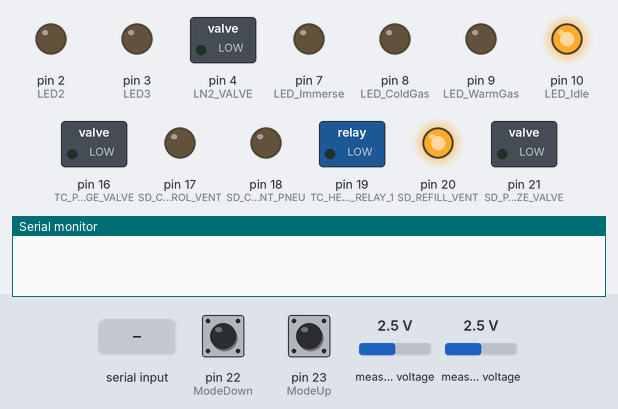
Bench run of a sketch on a simulated Arduino Mega 2560, built with avr-gcc and run on an emulated ATmega2560. Shown: switched loads named in the sketch (green lamp = pin HIGH), output pins drawn as LEDs (lit = HIGH), the last lines printed to the serial monitor. The inputs (shaded band) are chosen by the test bench; at power-on: pin 22 (ModeDown) HIGH, pin 23 (ModeUp) HIGH, measured voltage 2.5 V. Pins used as bus, display or sensor lines are not drawn.

Above: at 2.7 s.
2.8 s: "0" received over Serial
At 6.5 s:
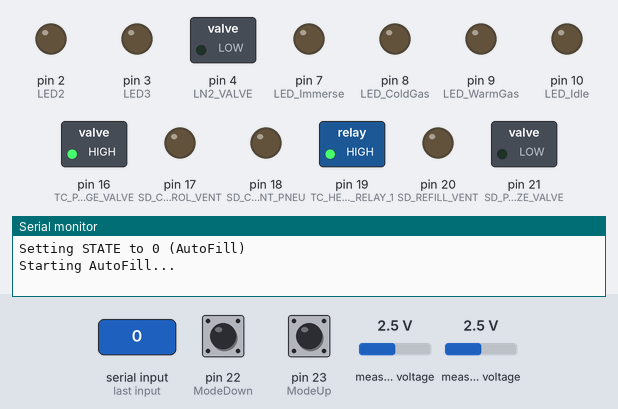
6.7 s: byte 97 ('a') received over Serial
At 9.8 s:
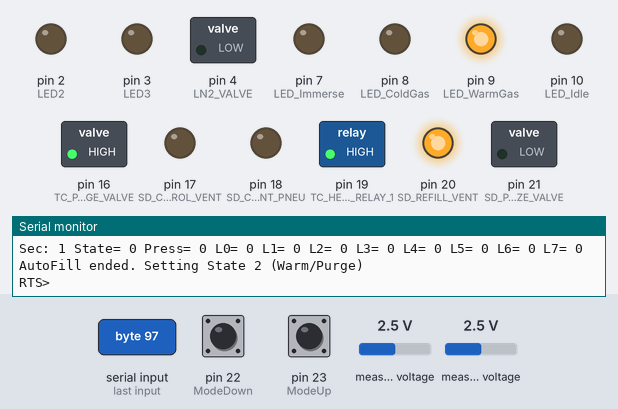
10.6 s: "1" received over Serial
At 11.5 s:
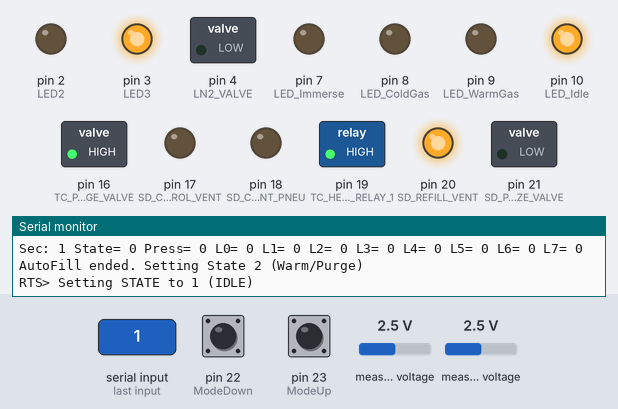
14.5 s: byte 119 ('w') received over Serial
At 15.6 s:
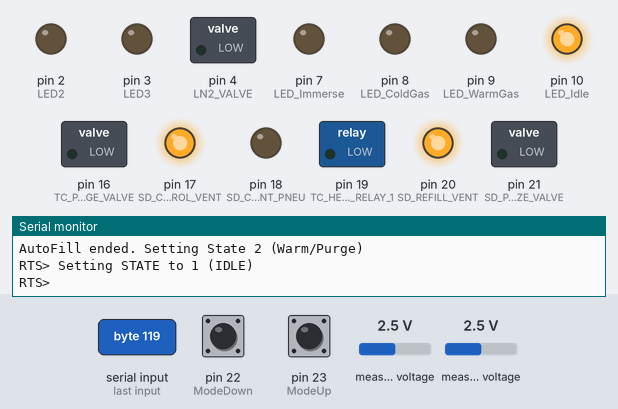
18.0 s: byte 101 ('e') received over Serial
At 19.3 s:
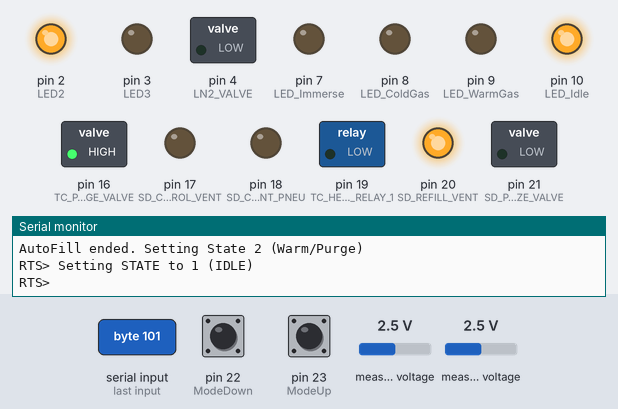
21.5 s: byte 114 ('r') received over Serial
At 22.8 s:
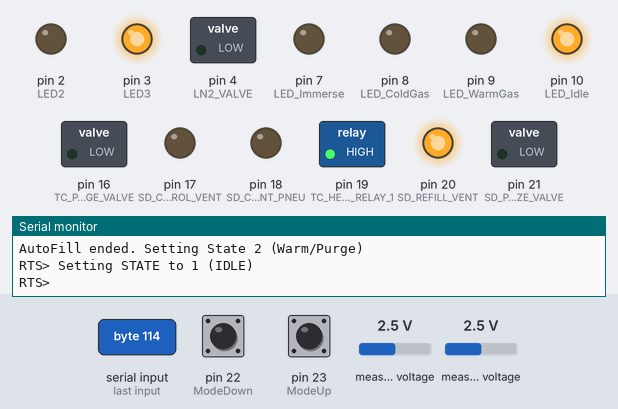
Timing chart, 0 to 26.0 s (numbered marks = the images above; inputs shaded):
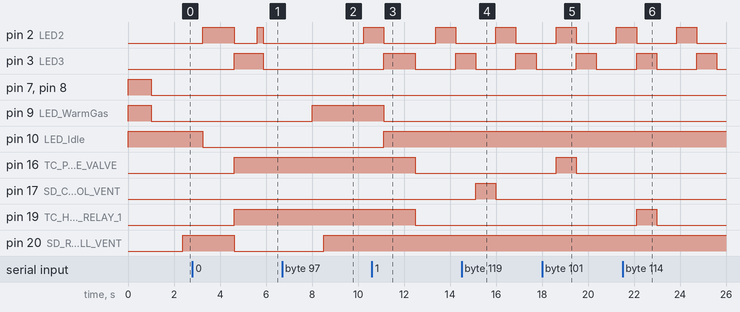

The sketch:

MSU-RTS-2024-08-22.ino
```cpp
// MSU-RTS version 0.5
// 2024-0-21 Dean Shooltz MSU

#if defined(WIRING) && WIRING >= 100
  #include <Wiring.h>
#elif defined(ARDUINO) && ARDUINO >= 100
  #include <Arduino.h>
#else
  #include <WProgram.h>
#endif

#include <Wire.h>
//#include <Adafruit_ADS1015.h>
#include <Adafruit_ADS1X15.h>
#include <TimerOne.h>


// Constants for Teensy pin assignments
const int SYSTEM_ENABLE_RELAY = 0;
const int LED1 = 1;
const int LED2 = 2;
const int LED3 = 3;
const int LN2_VALVE = 4;
//        SCL = 5
//        SDA = 6
const int LED_Immerse = 7;
const int LED_ColdGas = 8;
const int LED_WarmGas = 9;
const int LED_Idle = 10;
const int LCD_Blue = 11;
const int LCD_Green = 12;
const int MuxA = 13;
const int MuxB = 14;
const int MuxC = 15;
const int TC_PURGE_VALVE = 16;
const int SD_CONTROL_VENT_PNEU = 18;
const int SD_CONTROL_VENT = 17;
const int TC_HEAT_RELAY_1 = 19;
const int SD_REFILL_VENT = 20;
const int SD_PRESSURIZE_VALVE = 21;
const int ModeDown = 22;
const int ModeUp = 23;
const int Relay6 = 24;

int inByte = 0;        // incoming serial byte
int Mons = 0;          // Flag for streaming monitoring of input values
int TC_Level = 0;      // Comes from L1-L5
int LevelSensor[8];
int LevelStatus[8];
int Pressure = 0;      // read from ADC from analog sensor
int STATE = 1;
int PressureADC;
int SD_Level;
int Err_Code = 0;      // start with no Error Code set
int P_Limit_1 = 31500;   // If pressure above this limit, close the SD pressurization valve
int k = 1;             // general purpose, used for blinking LED1, LED2, LED3
int16_t adc0;          // Force to be unsigned 16 bit integer
Adafruit_ADS1115 ads;  // Use this for the 16-bit version

void setup()
{
    Serial.begin(19200);

    // Set the relay ports to OUTPUT
    pinMode(SYSTEM_ENABLE_RELAY,OUTPUT);
    pinMode(SD_PRESSURIZE_VALVE,OUTPUT);
    pinMode(SD_CONTROL_VENT,OUTPUT);
    pinMode(TC_PURGE_VALVE,OUTPUT);
    pinMode(TC_HEAT_RELAY_1,OUTPUT);
    pinMode(SD_CONTROL_VENT_PNEU,OUTPUT);
    pinMode(LN2_VALVE,OUTPUT);
    pinMode(SD_REFILL_VENT,OUTPUT);

    // Set the display panel LEDs to OUTPUT
    pinMode(LED_Idle,OUTPUT);
    pinMode(LED_WarmGas,OUTPUT);
    pinMode(LED_ColdGas,OUTPUT);
    pinMode(LED_Immerse,OUTPUT);

    // Set the extra LED outputs to OUTPUT
    pinMode(LED1,OUTPUT);
    pinMode(LED2,OUTPUT);
    pinMode(LED3,OUTPUT);

    // Set the Multiplexer control ports to OUTPUT
    pinMode(MuxA,OUTPUT);
    pinMode(MuxB,OUTPUT);
    pinMode(MuxC,OUTPUT);

    // Set the LCD backlight ports to OUTPUT
    pinMode(LCD_Green,OUTPUT);
    pinMode(LCD_Blue,OUTPUT);

    // Set the mode control switch ports to INPUT
    pinMode(ModeUp, INPUT_PULLUP);
    pinMode(ModeDown, INPUT_PULLUP);

    digitalWrite (LED_Idle,HIGH);
    digitalWrite (LED_WarmGas,HIGH);
    digitalWrite (LED_ColdGas,HIGH);
    digitalWrite (LED_Immerse,HIGH);
    digitalWrite (LED1,LOW);
    digitalWrite (LED2,LOW);
    digitalWrite (LED3,LOW);

    digitalWrite (MuxA,LOW);
    digitalWrite (MuxB,LOW);
    digitalWrite (MuxC,LOW);

    ads.setGain(GAIN_ONE);        // 1x gain   +/- 4.096V  1 bit =  0.125mV
    ads.begin();

    Enable_System();
    SD_Control_Vent_Open();
    delay(1000);
    SetState(1);
}

void loop(){
  if (Serial.available() > 0) {
    inByte = Serial.read();
    if (inByte == '0'){Serial.println("Setting STATE to 0 (AutoFill)");SetState(0);}
    else if (inByte == '1'){Serial.println("Setting STATE to 1 (IDLE)");SetState(1);ShowPrompt();}
    else if (inByte == '2'){Serial.println("Setting STATE to 2 (TC Warming)");SetState(2);ShowPrompt();}
    else if (inByte == '3'){Serial.println("Setting STATE to 3 (TC LN2 Puddle)");SetState(3);ShowPrompt();}
    else if (inByte == '4'){Serial.println("Setting STATE to 4 (TC LN2 Immersion)");SetState(4);ShowPrompt();}
    else if (inByte == '5'){Serial.println("Setting STATE to 5 (Diags- Take no actions)");SetState(5);ShowPrompt();}
    else if (inByte == 'm'){Serial.println();ShowVals();ShowPrompt();}
    else if (inByte == 'p') {Mons = 0;ShowPrompt();}
    else if (inByte == 'P') {Serial.println();Mons = 1;}
    else if (inByte == 'q') SD_Pressurize_On();
    else if (inByte == 'a') SD_Pressurize_Off();
    else if (inByte == 'w') SD_Control_Vent_Close();
    else if (inByte == 's') SD_Control_Vent_Open();
    else if (inByte == 'e') TC_Purge_On();
    else if (inByte == 'd') TC_Purge_Off();
    else if (inByte == 'r') Chamber_Heat_On();
    else if (inByte == 'f') Chamber_Heat_Off();
    else if (inByte == 't') SD_LN2_On();
    else if (inByte == 'g') SD_LN2_Off();
    else if (inByte == 'y') SD_Refill_Vent_Close();
    else if (inByte == 'h') SD_Refill_Vent_Open();
    else if (inByte == 'u') Enable_System();
    else if (inByte == 'j') Disable_System();
    else if (inByte == '?'){
      Serial.println();
      Serial.println("RTS prototype 2024-08-27 10 pm");
      Serial.println("0: AutoFill (any key to abort)");
      Serial.println("1: Idle");
      Serial.println("2: TC Warming");
      Serial.println("3: TC LN2 Puddle");
      Serial.println("4: TC LN2 immersion");
      Serial.println("5: Diags- verbose, take no actions");
      Serial.println("m: Report sensor values");
      Serial.println("P/p: Toggle continuous report sensor values (any key to quit)");
      ShowPrompt();
      }
    } // end of serial.available command processor

Read_Level_Sensors();  // sets TC_Level and can set STATE = 0 and Err_Code if there is a fault
Get_SD_Pressure(); // sets Pressure
if (Pressure > P_Limit_1) {SD_Pressurize_Off();Serial.println("SD: above P_Limit_1");delay(2000);}

if (Mons == 1) ShowVals();

if (k == 1) {digitalWrite (LED1,HIGH); digitalWrite (LED3,LOW);}
if (k == 2) {digitalWrite (LED2,HIGH); digitalWrite (LED1,LOW);}
if (k == 3) {digitalWrite (LED3,HIGH); digitalWrite (LED2,LOW); k = 0;}
k++;

if (STATE == 0){
  AutoFill();
}

if (STATE == 1){ // IDLE
  SD_Pressurize_Off();
  SD_Control_Vent_Open();
  TC_Purge_Off();
  Chamber_Heat_Off();
  SD_LN2_Off();
  if (TC_Level == 0) SD_Refill_Vent_Close();
  else SD_Refill_Vent_Open();

  if (digitalRead(ModeUp)==LOW) {SetState(2);delay(500);}
  else if (digitalRead(ModeDown)==LOW) {SetState(0);delay(500);}
}

else if (STATE == 2){ //Chamber  Warming
  SD_Pressurize_Off();
  SD_Control_Vent_Open();
  TC_Purge_On();
  Chamber_Heat_On();
  SD_LN2_Off();
  if (TC_Level == 0) SD_Refill_Vent_Close();
  else SD_Refill_Vent_Open();

  if (digitalRead(ModeUp)==LOW) {SetState(3);delay(500);}
  else if (digitalRead(ModeDown)==LOW) {SetState(1);delay(500);}
}

else if (STATE == 3){ // Low LN2 in TC
  TC_Purge_Off();
  Chamber_Heat_Off();
  SD_LN2_Off();
  SD_Refill_Vent_Close();
  if(TC_Level == 0) {SD_Pressurize_On(); SD_Control_Vent_Close();}  // LN2 below L1 sensor, try to raise the level
  if(TC_Level == 1) {SD_Pressurize_Off(); SD_Control_Vent_Close();} // Desired LN2 level
  if(TC_Level >= 2) {SD_Pressurize_Off(); SD_Control_Vent_Open();}  // LN2 above L2 sensor, try to lower the level

  if (digitalRead(ModeUp)==LOW) {SetState(4);delay(500);}
  else if (digitalRead(ModeDown)==LOW) {SetState(2);delay(500);}
  }

else if (STATE == 4){ //Immerse
  TC_Purge_Off();
  Chamber_Heat_Off();
  SD_LN2_Off();
  SD_Refill_Vent_Close();
  if(TC_Level <= 2) {SD_Pressurize_On(); SD_Control_Vent_Close();}  // LN2 below L3 sensor, try to raise the level
  if(TC_Level == 3) {SD_Pressurize_Off(); SD_Control_Vent_Close();} // LN2 above L3 but below L4; Desired LN2 level
  if(TC_Level >= 4) {SD_Pressurize_Off(); SD_Control_Vent_Open();}  // LN2 above L4 sensor, try to lower the level

  if (digitalRead(ModeDown)==LOW) {SetState(3);delay(500);}
  }

}

void SetState(int n){
    STATE=n; //STATE is a GLOBAL
    digitalWrite (LED_Idle,LOW);
    digitalWrite (LED_WarmGas,LOW);
    digitalWrite (LED_ColdGas,LOW);
    digitalWrite (LED_Immerse,LOW);
    if (n==1) {digitalWrite (LED_Idle,HIGH);}
    if (n==2) {digitalWrite (LED_WarmGas,HIGH);}
    if (n==3) {digitalWrite (LED_ColdGas,HIGH);}
    if (n==4) {digitalWrite (LED_Immerse,HIGH);}
    delay(500);
}


void Read_Level_Sensors(){
int i=0;
while (i<8){
  SetMux2(i);
  adc0 = ads.readADC_SingleEnded(0);
  LevelSensor[i]=adc0;
  if (adc0 < 10000) LevelStatus[i] = 1;      // Too Low -- shorted out?
  else if (adc0 < 16000) LevelStatus[i] = 2; // ~room temp
  else if (adc0 < 18400) LevelStatus[i] = 3; // in cold gas
  else if (adc0 < 25000) LevelStatus[i] = 4; // immersed
  else LevelStatus[i] = 5;                   // Too High -- open circuit?
  i++;
}

// LevelSensor[1] is S2 which is special- it is a series of 7 diodes.  The others are 4 didoes in series.
if (LevelSensor[1] < 10000) LevelStatus[1] = 1;      // Too Low -- shorted out?
else if (LevelSensor[1] < 24000) LevelStatus[1] = 2; // ~room temp -- not OK in Dewar!!
else if (LevelSensor[1] < 30000) LevelStatus[1] = 4; // fully immersed
else LevelStatus[1] = 5; // Too High -- open circuit?

TC_Level = 0;
if (LevelStatus[3] == 4) TC_Level = 1;
if (LevelStatus[4] == 4) TC_Level = 2;
if (LevelStatus[5] == 4) TC_Level = 3;
if (LevelStatus[6] == 4) TC_Level = 4;
}

void Get_SD_Pressure(){
adc0 = ads.readADC_SingleEnded(1);
Pressure = adc0;
}

void SetMux2(int ch)
{
   if (ch==0){digitalWrite (MuxC,LOW);digitalWrite (MuxB,LOW);digitalWrite (MuxA,LOW);}
   if (ch==1){digitalWrite (MuxC,HIGH);digitalWrite (MuxB,LOW);digitalWrite (MuxA,LOW);}
   if (ch==2){digitalWrite (MuxC,LOW);digitalWrite (MuxB,HIGH);digitalWrite (MuxA,LOW);}
   if (ch==3){digitalWrite (MuxC,HIGH);digitalWrite (MuxB,HIGH);digitalWrite (MuxA,LOW);}
   if (ch==4){digitalWrite (MuxC,LOW);digitalWrite (MuxB,LOW);digitalWrite (MuxA,HIGH);}
   if (ch==5){digitalWrite (MuxC,HIGH);digitalWrite (MuxB,LOW);digitalWrite (MuxA,HIGH);}
   if (ch==6){digitalWrite (MuxC,LOW);digitalWrite (MuxB,HIGH);digitalWrite (MuxA,HIGH);}
   if (ch==7){digitalWrite (MuxC,HIGH);digitalWrite (MuxB,HIGH);digitalWrite (MuxA,HIGH);}
   delay(100);
}

void ShowPrompt()
{
     Serial.println();
     Serial.print("RTS> ");
     Serial.send_now();
}

void ShowVals(){
  Serial.print("State= ");Serial.print(STATE);
  Serial.print(" Press= ");Serial.print(Pressure);
  Serial.print(" L0= ");Serial.print(LevelSensor[0]);
  Serial.print(" L1= ");Serial.print(LevelSensor[1]);
  Serial.print(" L2= ");Serial.print(LevelSensor[2]);
  Serial.print(" L3= ");Serial.print(LevelSensor[3]);
  Serial.print(" L4= ");Serial.print(LevelSensor[4]);
  Serial.print(" L5= ");Serial.print(LevelSensor[5]);
  Serial.print(" L6= ");Serial.print(LevelSensor[6]);
  Serial.print(" L7= ");Serial.println(LevelSensor[7]);
}


void AutoFill(){
  int KeepGoing = 1;
  int FillTime = 0;


  SD_Refill_Vent_Open();
  SD_Pressurize_Off();
  TC_Purge_On();
  Chamber_Heat_On();
  SD_LN2_Off();
  SD_Control_Vent_Open();

  Serial.println();
  Serial.println("Starting AutoFill...");

  delay(1000);

  while (KeepGoing == 1){
    digitalWrite (LED1,HIGH); digitalWrite (LED2,HIGH); digitalWrite (LED3,HIGH);
    delay(250);
    digitalWrite (LED1,LOW); digitalWrite (LED2,LOW); digitalWrite (LED3,LOW);
    delay(250);
    FillTime = FillTime + 1;
    Read_Level_Sensors();
    Get_SD_Pressure();
    Serial.print("Sec: ");
    Serial.print(FillTime);
    Serial.print(" ");
    ShowVals();

    if (LevelSensor[0] > 18400) {KeepGoing = 0; Serial.println("SD Overfill!!");}
    if (LevelSensor[2] > 18400) {KeepGoing = 0; Serial.println("SD filled to L0 sensor");}
    if (Pressure > 4000) {KeepGoing = 0; Serial.println("SD pressure too high (> 4000) - vent fault?");}
    if (Serial.available() > 0) {KeepGoing = 0; inByte = Serial.read();}
    if (digitalRead(ModeUp)==LOW) KeepGoing = 0;
    if (digitalRead(ModeDown)==LOW) KeepGoing = 0;

    if (KeepGoing == 1) SD_LN2_On();
  }

  SD_LN2_Off();
  delay(1000);
  Serial.println("AutoFill ended. Setting State 2 (Warm/Purge)");
  ShowPrompt();
  SetState(2);
}


// System control functions:

void Enable_System(){
  if (STATE == 5) Serial.println("Enabling System");
  digitalWrite (SYSTEM_ENABLE_RELAY,HIGH);
}
void Disable_System(){
  if (STATE == 5) Serial.println("Disabling System");
  digitalWrite (SYSTEM_ENABLE_RELAY,LOW);
}

void SD_Pressurize_On(){
  if (STATE == 5) Serial.println("...SD_Pressurize_On");
  if (Pressure < P_Limit_1){digitalWrite (SD_PRESSURIZE_VALVE,HIGH);}
  else {Serial.println("..... Over P_Limit_1, valve not turned on");}
}
void SD_Pressurize_Off(){
  if (STATE == 5) Serial.println("...SD_Pressurize_Off");
  digitalWrite (SD_PRESSURIZE_VALVE,LOW);
}

void SD_Control_Vent_Open(){
  if (STATE == 5) Serial.println("...SD_Vent_Open");
  digitalWrite (SD_CONTROL_VENT,LOW);
}
void SD_Control_Vent_Close(){
  if (STATE == 5) Serial.println("...SD_Vent_Close");
  digitalWrite (SD_CONTROL_VENT,HIGH);
}

void TC_Purge_On(){
  if (STATE == 5) Serial.println("...TC_Purge_On");
  digitalWrite (TC_PURGE_VALVE,HIGH);
}
void TC_Purge_Off(){
  if (STATE == 5) Serial.println("...TC_Purge_Off");
  digitalWrite (TC_PURGE_VALVE,LOW);
}

void Chamber_Heat_On(){
  if (STATE == 5) Serial.println("...Chamber_Heat_On");
  digitalWrite (TC_HEAT_RELAY_1,HIGH);
}
void Chamber_Heat_Off(){
  if (STATE == 5) Serial.println("...Chamber_Heat_Off");
  digitalWrite (TC_HEAT_RELAY_1,LOW);
}

void SD_LN2_On(){
  if (STATE == 5) Serial.println("...SD_LN2_On");
  digitalWrite (LN2_VALVE,HIGH);
}
void SD_LN2_Off(){
  if (STATE == 5) Serial.println("...SD_LN2_Off");
  digitalWrite (LN2_VALVE,LOW);
}

void SD_Refill_Vent_Open(){
  if (STATE == 5) Serial.println("...Refill_Vent_Open");
  digitalWrite (SD_REFILL_VENT,LOW);
}
void SD_Refill_Vent_Close(){
  if (STATE == 5) Serial.println("...Refill_Vent_Close");
  digitalWrite (SD_REFILL_VENT,HIGH);
}
```

Measured:
- after the input at 2.8 s, pin 10 (LED_Idle): HIGH → LOW after 0.45 s; pin 16 (TC_PURGE_VALVE), pin 19 (TC_HEAT_RELAY_1): LOW → HIGH after 1.8 s; pin 20 (SD_REFILL_VENT): HIGH → LOW after 1.8 s
- after the input at 6.7 s, pin 3 (LED3): stops changing and stays LOW; pin 4 (LN2_VALVE): stays LOW (without the input it goes to HIGH after 0.30 s); pin 9 (LED_WarmGas): LOW → HIGH after 1.3 s; pin 20 (SD_REFILL_VENT): LOW → HIGH after 1.8 s
- after the input at 10.6 s, pin 9 (LED_WarmGas): HIGH → LOW after 0.52 s; pin 10 (LED_Idle): LOW → HIGH after 0.52 s; pin 16 (TC_PURGE_VALVE), pin 19 (TC_HEAT_RELAY_1): HIGH → LOW after 1.9 s
- after the input at 14.5 s, pin 17 (SD_CONTROL_VENT): LOW → HIGH after 0.62 s, → LOW 0.87 s later
- after the input at 18.0 s, pin 16 (TC_PURGE_VALVE): LOW → HIGH after 0.61 s, → LOW 0.87 s later
- after the input at 21.5 s, pin 19 (TC_HEAT_RELAY_1): LOW → HIGH after 0.61 s, → LOW 0.87 s later
